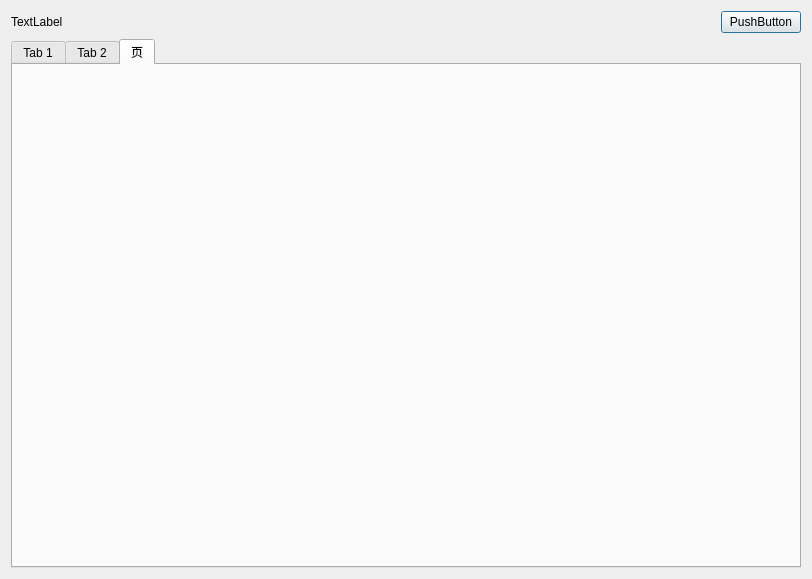
<?xml version="1.0" encoding="UTF-8"?>
<ui version="4.0">
 <class>Dialog</class>
 <widget class="QDialog" name="Dialog">
  <property name="geometry">
   <rect>
    <x>0</x>
    <y>0</y>
    <width>812</width>
    <height>579</height>
   </rect>
  </property>
  <property name="windowTitle">
   <string>Dialog</string>
  </property>
  <layout class="QVBoxLayout" name="verticalLayout_2">
   <item>
    <layout class="QVBoxLayout" name="verticalLayout">
     <item>
      <layout class="QHBoxLayout" name="horizontalLayout">
       <item>
        <widget class="QLabel" name="label">
         <property name="text">
          <string>TextLabel</string>
         </property>
        </widget>
       </item>
       <item>
        <spacer name="horizontalSpacer">
         <property name="orientation">
          <enum>Qt::Horizontal</enum>
         </property>
         <property name="sizeHint" stdset="0">
          <size>
           <width>40</width>
           <height>20</height>
          </size>
         </property>
        </spacer>
       </item>
       <item>
        <widget class="QPushButton" name="pushButton">
         <property name="text">
          <string>PushButton</string>
         </property>
        </widget>
       </item>
      </layout>
     </item>
     <item>
      <widget class="QTabWidget" name="tabWidget">
       <property name="currentIndex">
        <number>2</number>
       </property>
       <widget class="QWidget" name="tab">
        <attribute name="title">
         <string>Tab 1</string>
        </attribute>
       </widget>
       <widget class="QWidget" name="tab_2">
        <attribute name="title">
         <string>Tab 2</string>
        </attribute>
       </widget>
       <widget class="QWidget" name="tab_3">
        <attribute name="title">
         <string>页</string>
        </attribute>
       </widget>
      </widget>
     </item>
    </layout>
   </item>
  </layout>
 </widget>
 <resources/>
 <connections/>
</ui>
